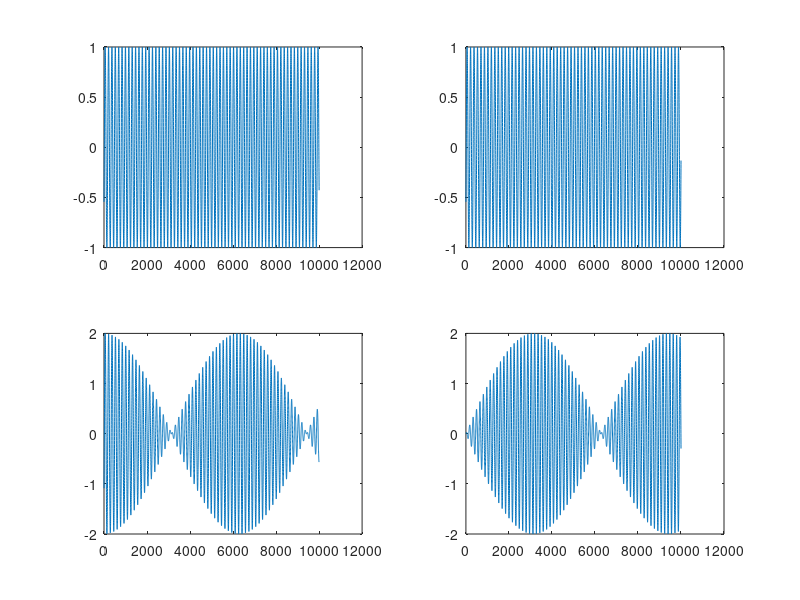

MATLAB code for this plot:
x=0:0.01:100;
wt=10;
k1=4;
k2=3.9;
y1=sin(wt-k1*x);
y2=sin(wt-k2*x);
subplot(2,2,1);
plot(y1);
subplot(2,2,2);
plot(y2);
subplot(2,2,3);
plot(y1+y2);
subplot(2,2,4);
plot(y1-y2);